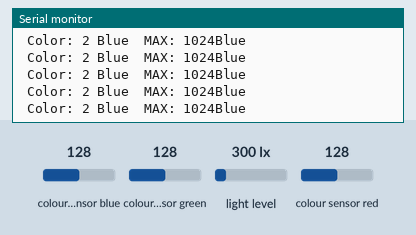
Simulated run of this sketch. Board: Arduino Uno, built with avr-gcc and run on an emulated ATmega328P. Shown: the last lines printed to the serial monitor. The test bench sets the inputs (shaded band); at power-on: colour sensor blue 128, colour sensor green 128, colour sensor red 128, light level 300 lx.

Above: at 1.8 s.
1.9 s: colour sensor blue set to 5
At 2.7 s:
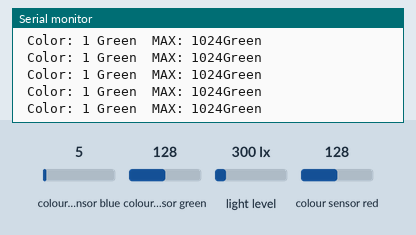
3.9 s: colour sensor green set to 5
At 4.4 s:
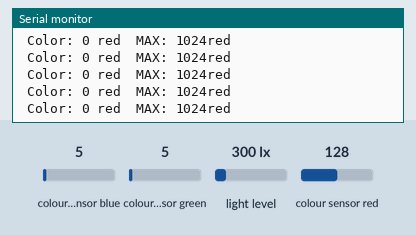
5.9 s: colour sensor red set to 64
At 6.6 s:
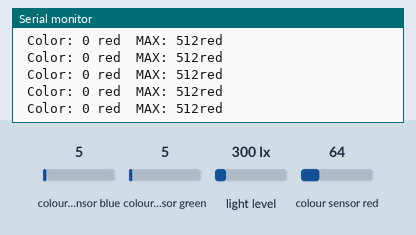
8.9 s: colour sensor blue set to 64
At 9.9 s:
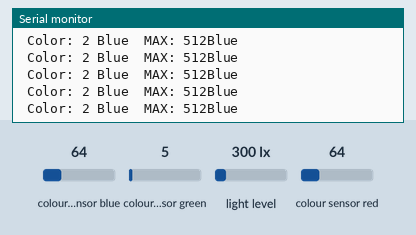
11.9 s: colour sensor green set to 128
At 12.8 s:
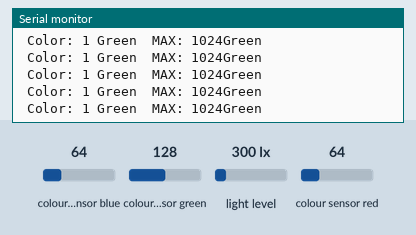
14.9 s: colour sensor red set to 191
At 15.7 s:
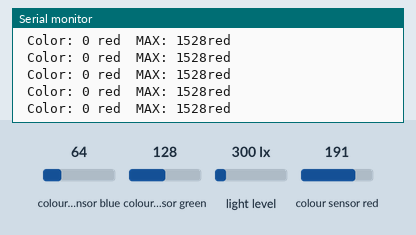
Timing chart, 0 to 17.9 s (numbered marks = the images above; inputs shaded):
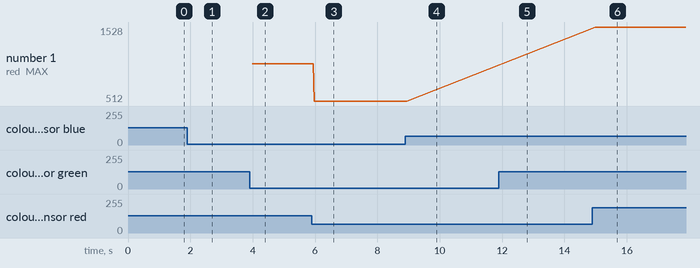

Measured:
- after the input at 1.9 s, the serial monitor: prints a new line after 0.09 s (image 1)
- after the input at 3.9 s, the serial monitor: prints a new line after 0.08 s (image 2)
- after the input at 5.9 s, the serial monitor: prints a new line after 0.08 s (image 3)
- after the input at 8.9 s, the serial monitor: prints a new line after 0.07 s (image 4)
- after the input at 11.9 s, the serial monitor: prints a new line after 0.07 s (image 5)
- after the input at 14.9 s, the serial monitor: prints a new line after 0.09 s (image 6)
- plotted number 1: 1024 → 512 after the input at 5.9 s, 512 → 1528 after the input at 14.9 s

The sketch:

ColorSensor_custom.ino
```cpp
#include "RGBColorSensor.h"
void setup() {
  RGBsensor_setup();
}

void loop() {
  String result = RGBsensor_loop();
  Serial.println(result);
}
```

RGBColorSensor.cpp
```cpp
#include "RGBColorSensor.h"

// Global Variables
SparkFun_APDS9960 apds = SparkFun_APDS9960();
uint16_t ambient_light = 0;
uint16_t red_light = 0;
uint16_t green_light = 0;
uint16_t blue_light = 0;
int largest;
int color; //r: 0, g: 1, b:2

void RGBsensor_setup() {
  // Initialize Serial port
  Serial.begin(9600);
  Serial.println();
  Serial.println(F("--------------------------------"));
  Serial.println(F("SparkFun APDS-9960 - ColorSensor"));
  Serial.println(F("--------------------------------"));

  // Initialize APDS-9960 (configure I2C and initial values)
  if ( apds.init() ) {
    Serial.println(F("APDS-9960 initialization complete"));
  } else {
    Serial.println(F("Something went wrong during APDS-9960 init!"));
  }

  // Start running the APDS-9960 light sensor (no interrupts)
  if ( apds.enableLightSensor(false) ) {
    Serial.println(F("Light sensor is now running"));
  } else {
    Serial.println(F("Something went wrong during light sensor init!"));
  }

  // Wait for initialization and calibration to finish
  delay(500);
}

String RGBsensor_loop() {
  String res ="";
  largest = 0;
  // Read the light levels (ambient, red, green, blue)
  if (!apds.readAmbientLight(ambient_light)||!apds.readRedLight(red_light) ||
      !apds.readGreenLight(green_light)    ||!apds.readBlueLight(blue_light)){
    Serial.println("Error reading light values");
  }
  else {
    int v[3] = {red_light, green_light, blue_light};
    int largest = v[0];

    for (int i = 1; i < 3; ++i)  {
      largest = max(largest, v[i]);    //큰 값을 다시 largest에 대입
    }
    for (int i = 0; i < 3; ++i)  {
      if (largest == v[i]) { //큰 값의 배열 번호를 찾기.
        color = i;
      }
    }
    Serial.print(" Color: ");
    Serial.print(color);
    if (color == 0) {
      res = "red";
      Serial.print(" red ");
    } else if (color == 1) {
      res = "Green";
      Serial.print(" Green ");
    } else if (color == 2) {
      Serial.print(" Blue ");
      res = "Blue";
    }
    Serial.print(" MAX: ");
    Serial.print(largest);
  }
  return res;
  // Wait 1 second before next reading
 // delay(1000);
}
```

RGBColorSensor.h
```cpp
#ifndef RGBColorSensor_H
#define RGBColorSensor_H

#include <Wire.h>
#include <SparkFun_APDS9960.h>

void RGBsensor_setup() ;
String RGBsensor_loop();

#endif

/****************************************************************
ColorSensor.ino
APDS-9960 RGB and Gesture Sensor
Shawn Hymel @ SparkFun Electronics
October 15, 2014
https://github.com/sparkfun/APDS-9960_RGB_and_Gesture_Sensor

Tests the color and ambient light sensing abilities of the
APDS-9960. Configures APDS-9960 over I2C and polls the sensor for
ambient light and color levels, which are displayed over the
serial console.

Hardware Connections:

IMPORTANT: The APDS-9960 can only accept 3.3V!

 Arduino Pin  APDS-9960 Board  Function

 3.3V         VCC              Power
 GND          GND              Ground
 A4           SDA              I2C Data
 A5           SCL              I2C Clock

Resources:
Include Wire.h and SparkFun_APDS-9960.h

Development environment specifics:
Written in Arduino 1.0.5
Tested with SparkFun Arduino Pro Mini 3.3V

This code is beerware; if you see me (or any other SparkFun
employee) at the local, and you've found our code helpful, please
buy us a round!

Distributed as-is; no warranty is given.
****************************************************************/
```
